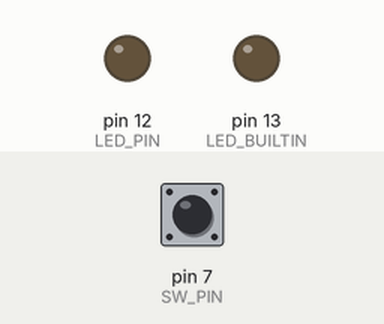
Simulated run of this sketch. Board: Arduino Uno, built with avr-gcc and run on an emulated ATmega328P. Parts: output pins drawn as LEDs (lit = HIGH). The inputs (shaded band) are chosen by the test bench; at power-on: pin 7 (SW_PIN) HIGH.

Above: at 1.2 s.
1.3 s: pin 7 (SW_PIN) pulled LOW for 0.15 s
At 3.7 s:
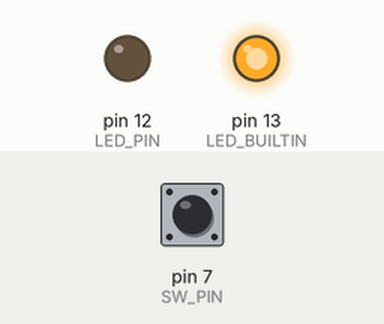
4.4 s: pin 7 (SW_PIN) pulled LOW for 1 s
At 4.8 s:
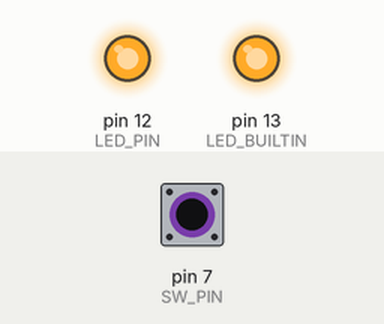
6.9 s: pin 7 (SW_PIN) pulled LOW for 3.2 s
At 7.9 s:
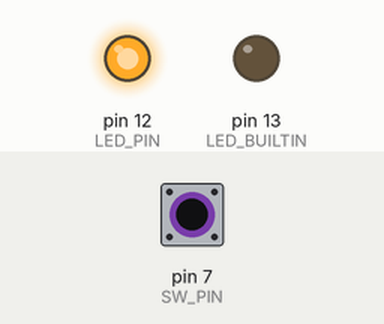
Timing chart, 0 to 16.5 s (numbered marks = the images above; inputs shaded):
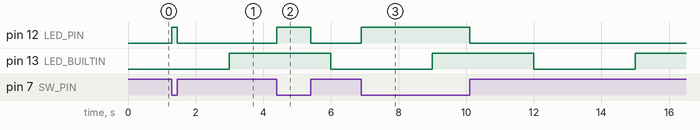

The sketch:

lab6-3_no_delay.ino
```cpp
#define SW_PIN (7)
#define LED_PIN (12)

unsigned long lastTime = 0;
const long interval = 3000;

void setup() {
  // put your setup code here, to run once:
  pinMode(SW_PIN, INPUT_PULLUP);
  pinMode(LED_BUILTIN, OUTPUT);
  pinMode(LED_PIN, OUTPUT);
}

void loop() {
  // put your main code here, to run repeatedly:
  unsigned long now = millis();
  bool val = digitalRead(SW_PIN);

  digitalWrite(LED_PIN, !val);

  if (now - lastTime >= interval) {
    digitalWrite(LED_BUILTIN, !digitalRead(LED_BUILTIN));
    lastTime = now;
  }
}
```

Measured:
- after the input at 1.3 s, pin 12 (LED_PIN): LOW → HIGH at once, → LOW 0.15 s later
- after the input at 4.4 s, pin 12 (LED_PIN): LOW → HIGH at once, → LOW 1.0 s later
- after the input at 6.9 s, pin 12 (LED_PIN): LOW → HIGH at once, → LOW 3.2 s later
